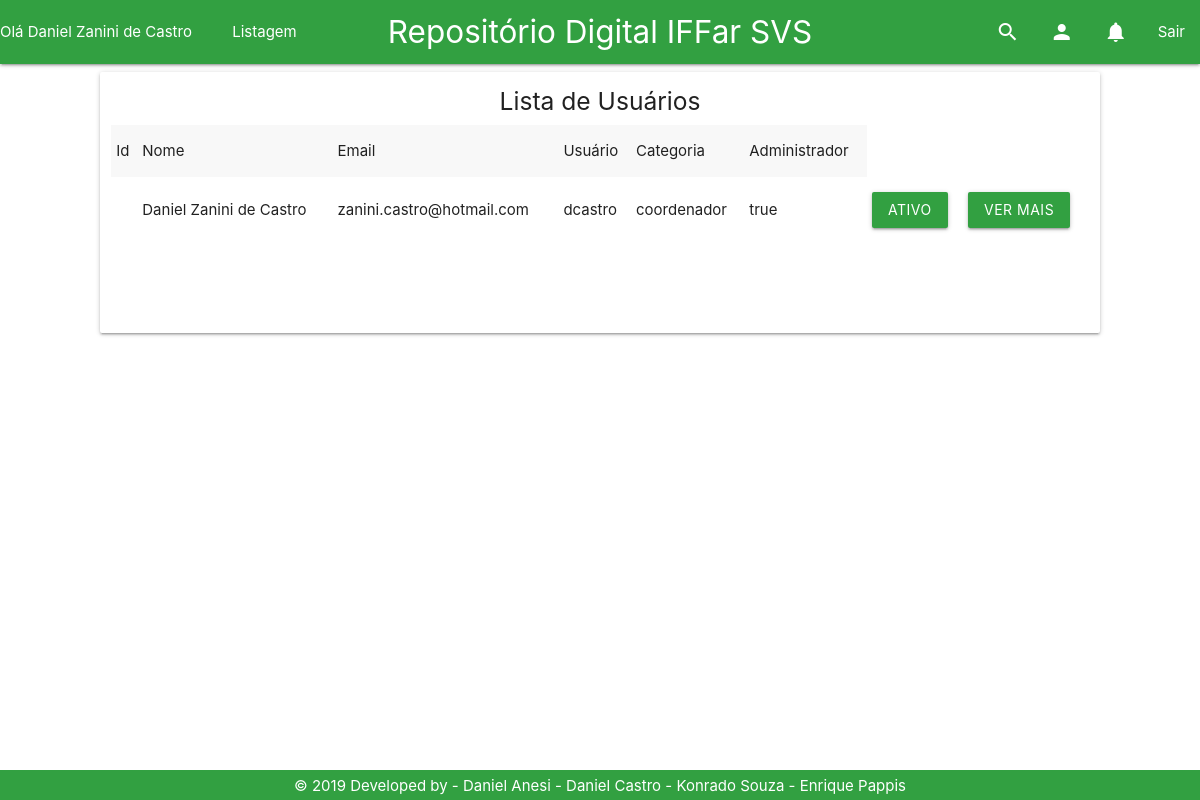
The page /Tela/listagemUsuario.php (signed in) on the database its author committed.
### tables this page shows
CREATE TABLE `usuario` (
  `id_usuario` int(11) NOT NULL,
  `nome` varchar(40) NOT NULL,
  `email` varchar(80) NOT NULL,
  `usuario` varchar(40) NOT NULL,
  `categoria` varchar(40) NOT NULL,
  `senha` varchar(40) NOT NULL,
  `foto` varchar(80) DEFAULT NULL,
  `administrador` varchar(30) DEFAULT 'false',
  `ativo` int(1) NOT NULL DEFAULT 0
);

### Controle/usuarioPDO.php (called while the page is built, shortened)
<?php
if (realpath('./index.php')) {
    include_once './Controle/conexao.php';
    include_once './Modelo/Usuario.php';
} else {
    if (realpath('../index.php')) {
        include_once '../Modelo/Usuario.php';
    } else {
        if (realpath('../../index.php')) {
            include_once '../../Controle/conexao.php';
            include_once '../../Modelo/Usuario.php';
        }
    }
}
class UsuarioPDO {
    public function selectUsuario() {
        $con = new conexao();
        $pdo = $con->getConexao();
        $stmt = $pdo->prepare('select * from usuario ;');
        $stmt->execute();
        if ($stmt->rowCount() > 0) {
            return $stmt;
        } else {
            return false;
        }
    }
}

### Modelo/Usuario.php (called while the page is built, shortened)
<?php
class usuario{
protected $id;
protected $nome;
protected $email;
protected $usuario;
protected $categoria;
protected $administrador;
public function __construct() {
    if (func_num_args() != 0) {
        $atributos = func_get_args()[0];
        }
    }
     public function getId(){
         return $this->id;
     }
     public function getNome(){
         return $this->nome;
     }
     public function getEmail(){
         return $this->email;
     }
     public function getUsuario(){
         return $this->usuario;
     }
     function getCategoria() {
         return $this->categoria;
     }
     function getAdministrador() {
         return $this->administrador;
     }
}

### Tela/listagemUsuario.php (the view, shortened to what this page needs)
<!DOCTYPE html>
<?php
include_once '../Base/header.php';
include_once '../Base/nav.php';
?>
<html>
    <head>
    </head>
    <body>
        <div class="row">
            <?php
            include_once '../Modelo/Usuario.php';
            ?>
            <div class="row">
                <div class="col l10 card offset-l1">
                    <h5 class="center">Lista de Usuários</h5>
                    <div id="tabela" class="loader">
                        <table class="striped">
                            <tr>
                                <td>Id</td>
                                <td>Nome</td>
                                <td>Email</td>
                                <td>Usuário</td>
                                <td>Categoria</td>
                                <td>Administrador</td>
                            </tr>
                            <?php
                            include_once '../Controle/usuarioPDO.php';
                            include_once '../Modelo/usuario.php';
                            $usuarioListar = new usuarioPDO();
                            if (isset($_POST['pesquisar'])) {
                                $pesquisa = $_POST['pesquisar'];
                                $metodo = $_POST['select'];
                                $sql = $usuarioListar->$metodo($pesquisa);
                            } else {
                                $sql = $usuarioListar->selectUsuario();
                            }
                            if ($sql != false) {
                                while ($resultado = $sql->fetch()) {
                                    $us = new usuario($resultado);
                                    echo "<tr>";
                                    echo "<td>" . $us->getId() . "</td>";
                                    echo "<td>" . $us->getNome() . "</td>";
                                    echo "<td>" . $us->getEmail() . "</td>";
                                    echo "<td>" . $us->getUsuario() . "</td>";
                                    echo "<td>" . $us->getCategoria() . "</td>";
                                    echo "<td>" . $us->getAdministrador() . "</td>";
                                    if (($us->getAdministrador() == 'true')) {
                                        echo "<td>";
                                        ?><input type="button" class="btn corpadrao ativoInativo" caminho="../Controle/usuarioControle.php?function=tornarUsuarioNaoAdm&id=
                                               <?php echo $us->getId(); ?>" value="Ativo">
                                               <?php
                                               echo "</td>";
                                           } else {
                                               echo "<td>";
                                               ?>
                                        <input type="button" class="btn red darken-2 ativoInativo" caminho="../Controle/usuarioControle.php?function=tornarUsuarioAdm&id=
                                               <?php echo $us->getId(); ?>" value="Inativo"><?php
                                               echo "</td>";
                                           }
                                           echo "<td>";
                                           ?><a class="btn corpadrao" href="./verMais.php?id=<?php echo $us->getId(); ?>">Ver mais</a><?php
                                    echo "</td>";
                                    echo "</tr>";
                                }
                            } else {
                                echo "<tr><td><h6>Nenhum resultado econtrado</h6></td></tr>";
                            }
                            ?>
                        </table>
                    </div>
                    <br/><br/><br/><br/>
                </div>
            </div>
        </div>
        <?php
        include_once '../Base/footer.php';
        ?>
    </body>
</html>

### css/custom.css (style rules this page uses)
.corpadrao { background-color: #32A041; }

### Tela/listagemUsuario.php (style rules this page uses)
table { border: none; }
table tr td { border: none; }

### rows shown on the page
usuario: nome "Daniel Zanini de Castro", email "zanini.castro@hotmail.com", usuario "dcastro", categoria "coordenador", administrador "true"

### other values the page prints
$logado->getNome() "Daniel Zanini de Castro"
